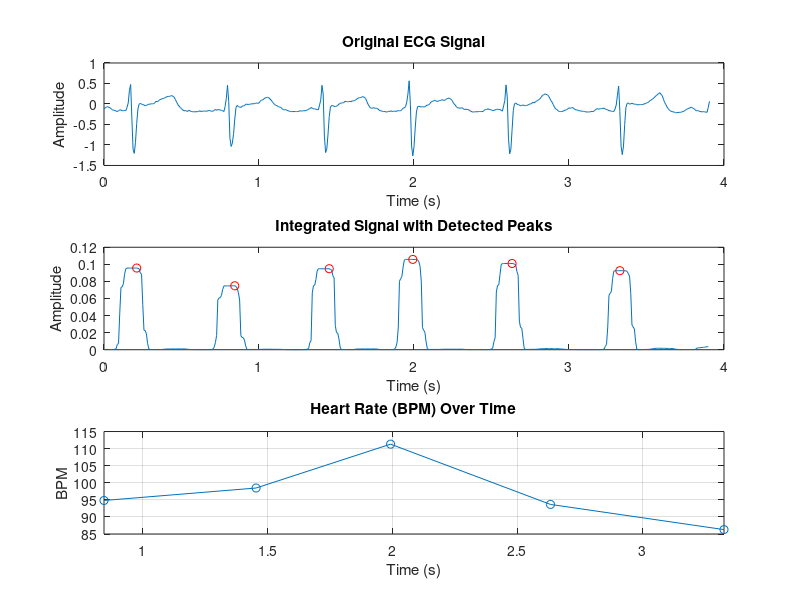

Reproduce this figure in MATLAB.
% Load the ECG signal
load('E1.mat'); % Replace with your .mat file
ecg_signal = E1(500:1000); % Replace with actual variable name
fs = 128;        % Sampling frequency

% Preprocessing: Bandpass filter (optional)
% low_cutoff = 0.5; % Hz
% high_cutoff = 50; % Hz
% [b, a] = butter(4, [low_cutoff, high_cutoff] / (fs / 2), 'bandpass');
% filtered_signal = filtfilt(b, a, ecg_signal);

% Step 1: Differentiation
diff_signal = diff(ecg_signal);

% Step 2: Squaring
squared_signal = diff_signal.^2;

% Step 3: Moving Window Integration
window_size = round(0.15 * fs); % 150 ms window
integrated_signal = movmean(squared_signal, window_size);

% Step 4: Peak Detection
% Adjust MinPeakHeight based on integrated signal
threshold = max(integrated_signal) * 0.2; % Dynamic threshold
[~, r_locs] = findpeaks(integrated_signal, 'MinPeakHeight', threshold, 'MinPeakDistance', fs * 0.3);

% Step 5: Calculate Heart Rate (BPM)
time_intervals = diff(r_locs) / fs; % Time intervals between peaks in seconds
bpm = 60 ./ time_intervals;         % Convert to BPM
bpm_time = r_locs(2:end) / fs;      % Time corresponding to BPM values

% Plotting Results
figure;
subplot(3, 1, 1);
plot((0:length(ecg_signal)-1) / fs, ecg_signal);
title('Original ECG Signal');
xlabel('Time (s)');
ylabel('Amplitude');

subplot(3, 1, 2);
plot((0:length(integrated_signal)-1) / fs, integrated_signal);
hold on;
plot(r_locs / fs, integrated_signal(r_locs), 'ro');
title('Integrated Signal with Detected Peaks');
xlabel('Time (s)');
ylabel('Amplitude');

subplot(3, 1, 3);
plot(bpm_time, bpm, '-o');
xlim([bpm_time(1), bpm_time(end)]); % Correct time axis limits
title('Heart Rate (BPM) Over Time');
xlabel('Time (s)');
ylabel('BPM');
grid on;

% figure;
% subplot(2, 1, 1);
% plot(squared_signal);
% title('Squared Signal');
% xlabel('Samples');
% ylabel('Amplitude');
% 
% subplot(2, 1, 2);
% plot(integrated_signal);
% title('Integrated Signal (Smoothed)');
% xlabel('Samples');
% ylabel('Amplitude');
% 
